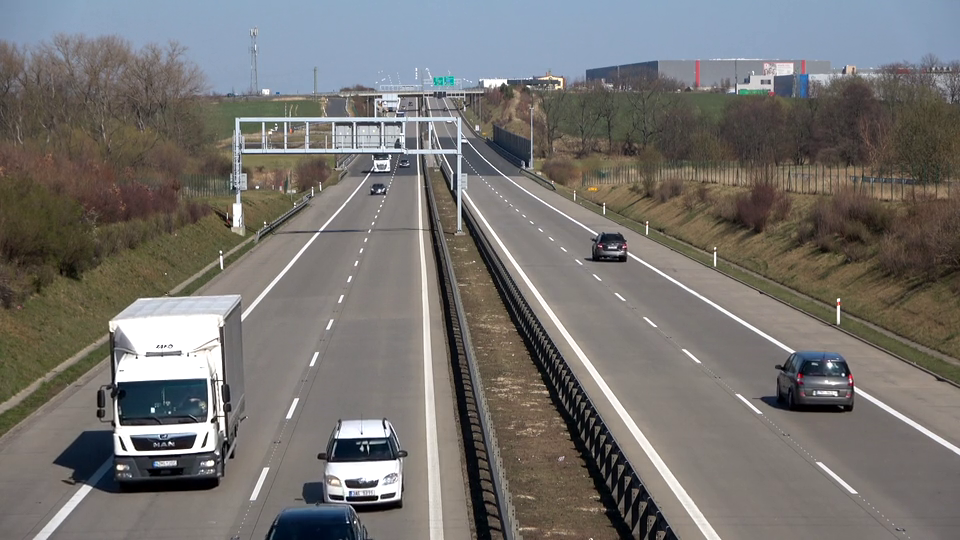
#> input picture frame 53 of crashDetectionSystem/data/3.mp4, 960 x 540 px
$ python cv2use.py
#> lines starting #> are read from the running program, lines starting #| are printed output that depends on the picture; after the words box and inside, x2 and y2 are one past the last pixel; in counts of white or black regions, pixels touching at a corner belong together
import cv2

# Load classifier
vehicle_cascade = cv2.CascadeClassifier('cars.xml')

# Load video
video = cv2.VideoCapture('./data/3.mp4')

if not video.isOpened():
    print("Error: Could not open video.")
    exit()

while True:
    ret, frame = video.read()
#> frame is the input picture: shape (540, 960, 3); mean B, G, R 111.6, 114.4, 117
    if not ret:
        print("End of video stream or failed to read.")
        break

    gray = cv2.cvtColor(frame, cv2.COLOR_BGR2GRAY)
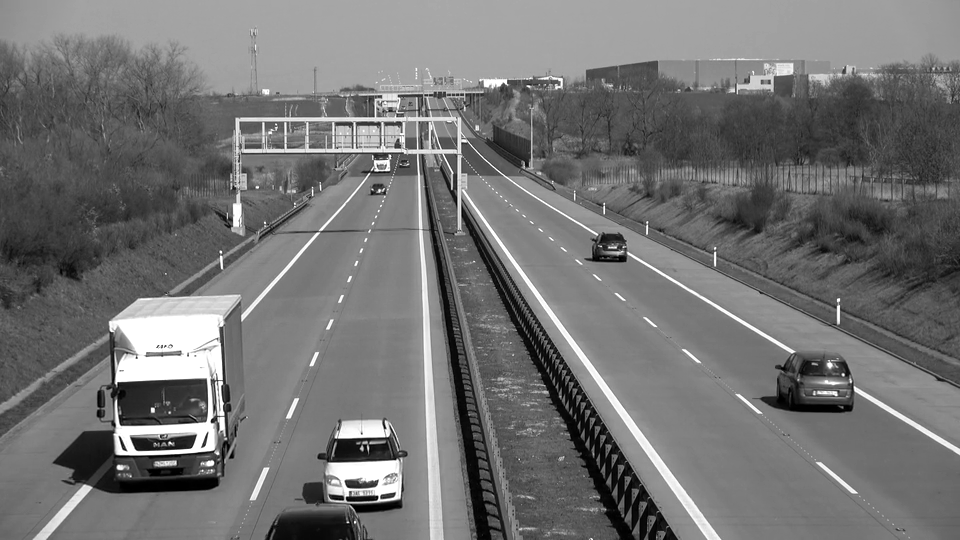
#> gray: shape (540, 960); min 0, max 255, mean 114.8

    vehicles = vehicle_cascade.detectMultiScale(gray, scaleFactor=1.1, minNeighbors=3)
#> vehicles = [[784, 355, 84, 84]]

    for (x, y, w, h) in vehicles:
        cv2.rectangle(frame, (x, y), (x + w, y + h), (0, 255, 0), 2)
#> this loop made 1 pass
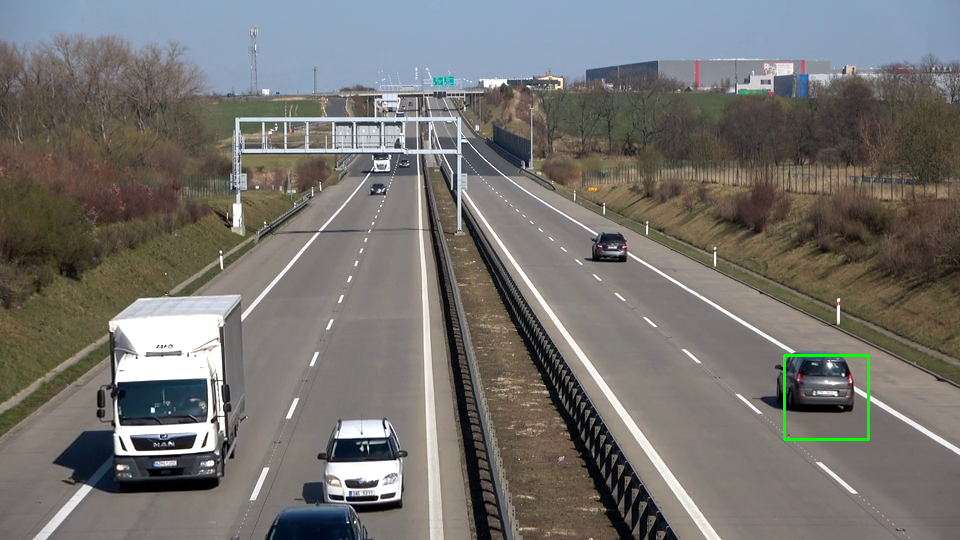
#> frame: shape (540, 960, 3); 0.19% of pixels changed, all inside (x1, y1, x2, y2) = (783, 354, 870, 441)

    cv2.imshow('Vehicle Detection', frame)

    key = cv2.waitKey(30) & 0xFF
#> (key q is pressed here)
    if key == ord('q'):
        break

video.release()
cv2.destroyAllWindows()

$ run again, starting later in the video
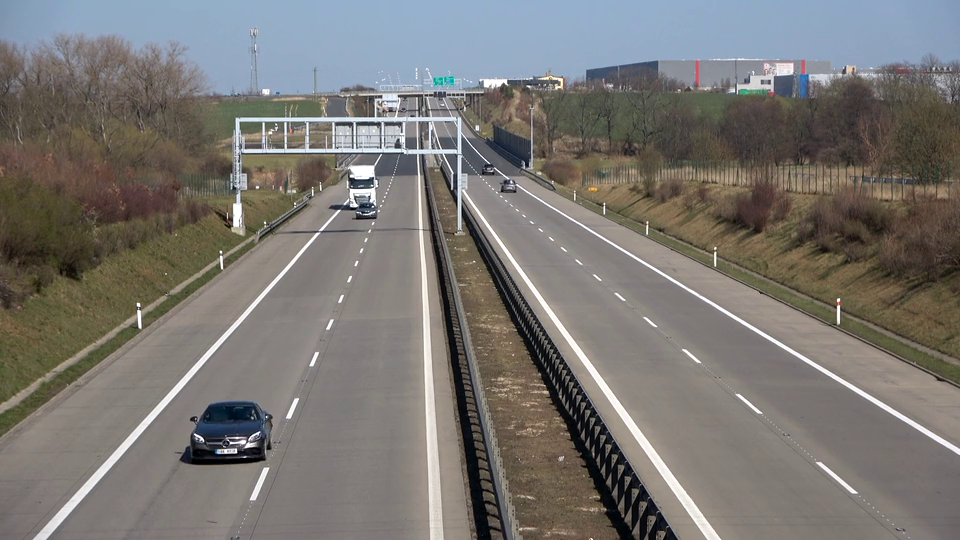
#> input picture frame 242 of crashDetectionSystem/data/3.mp4, 960 x 540 px
#> frame is the input picture: shape (540, 960, 3); mean B, G, R 114.2, 117.9, 120.9
#> `gray = cv2.cvtColor(frame, cv2.COLOR_BGR2GRAY)`:
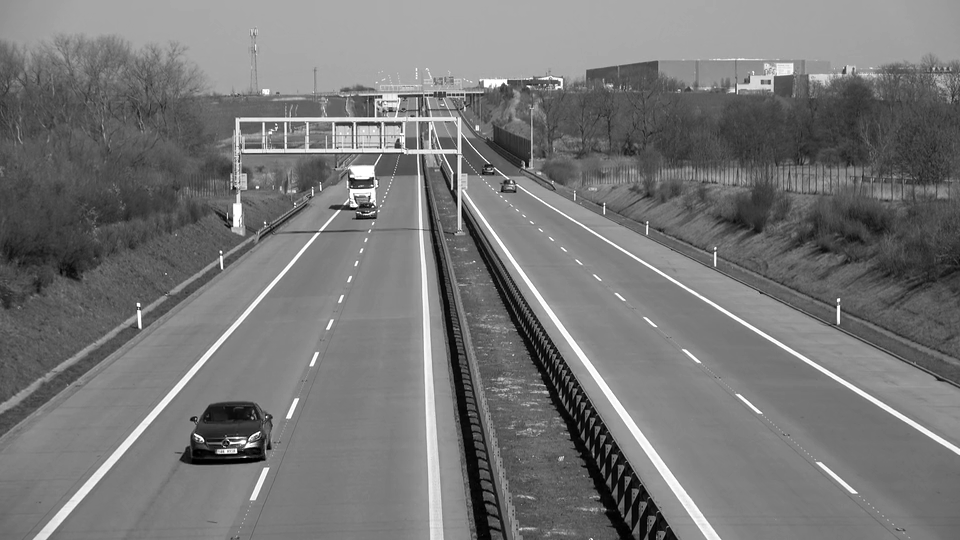
#> gray: shape (540, 960); min 0, max 255, mean 118.3
#> vehicles = [[488, 164, 44, 44], [215, 417, 64, 64]]
#> the loop `for (x, y, w, h) in vehicles:` made 2 passes
#> after the loop `for (x, y, w, h) in vehicles:`:
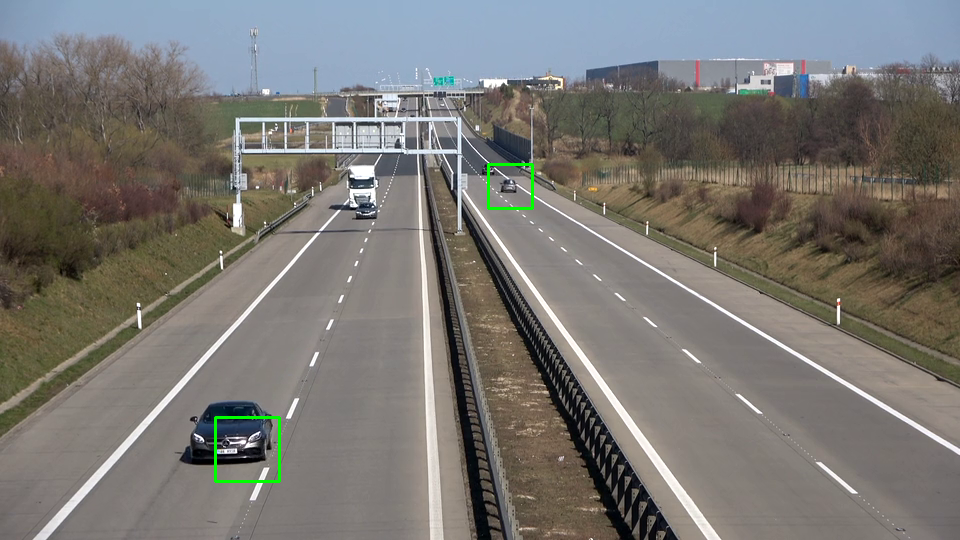
#> frame: shape (540, 960, 3); 0.25% of pixels changed, all inside (x1, y1, x2, y2) = (214, 163, 534, 483)

$ run again, starting later in the video
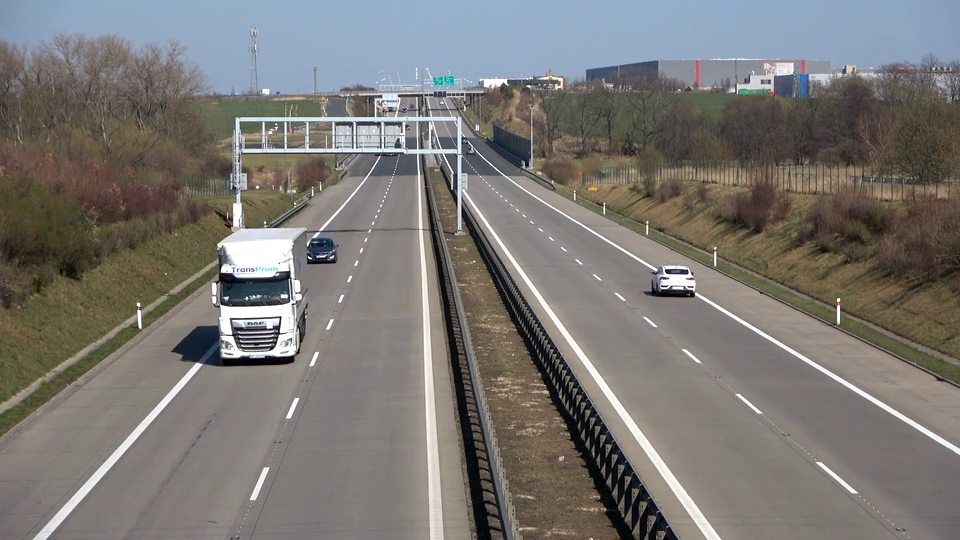
#> input picture frame 430 of crashDetectionSystem/data/3.mp4, 960 x 540 px
#> frame is the input picture: shape (540, 960, 3); mean B, G, R 115.1, 118.7, 121.5
#> `gray = cv2.cvtColor(frame, cv2.COLOR_BGR2GRAY)`:
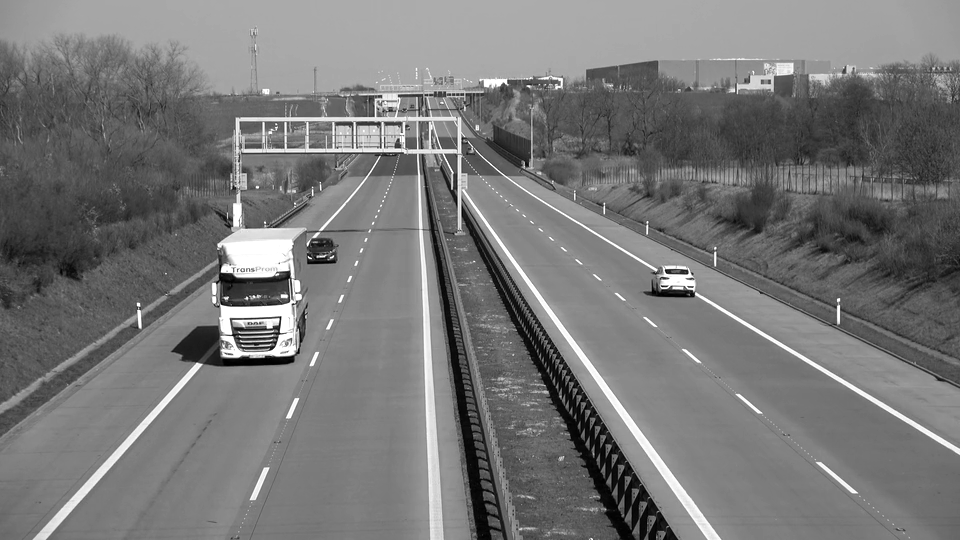
#> gray: shape (540, 960); min 0, max 255, mean 119
#> vehicles = [[636, 250, 70, 70], [215, 270, 52, 52], [245, 322, 62, 62]]
#> the loop `for (x, y, w, h) in vehicles:` made 3 passes
#> after the loop `for (x, y, w, h) in vehicles:`:
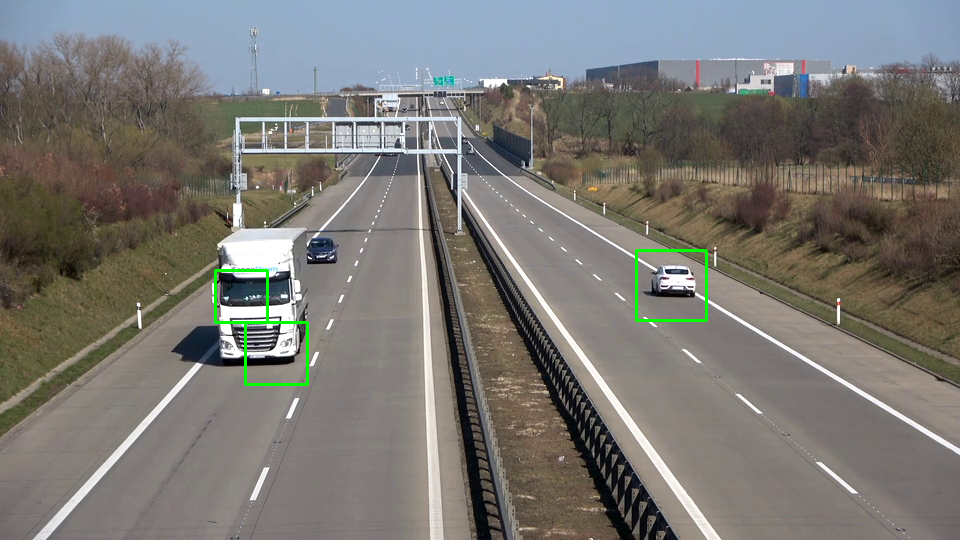
#> frame: shape (540, 960, 3); 0.41% of pixels changed, all inside (x1, y1, x2, y2) = (214, 249, 708, 386)
